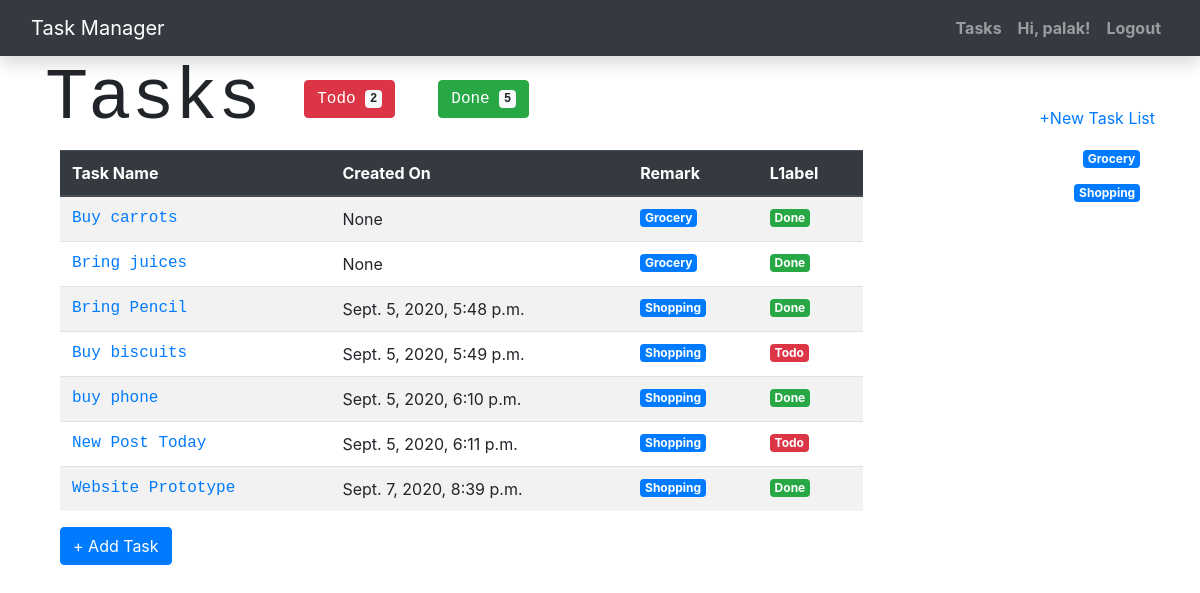
The app's page /task/ (signed in), older data.
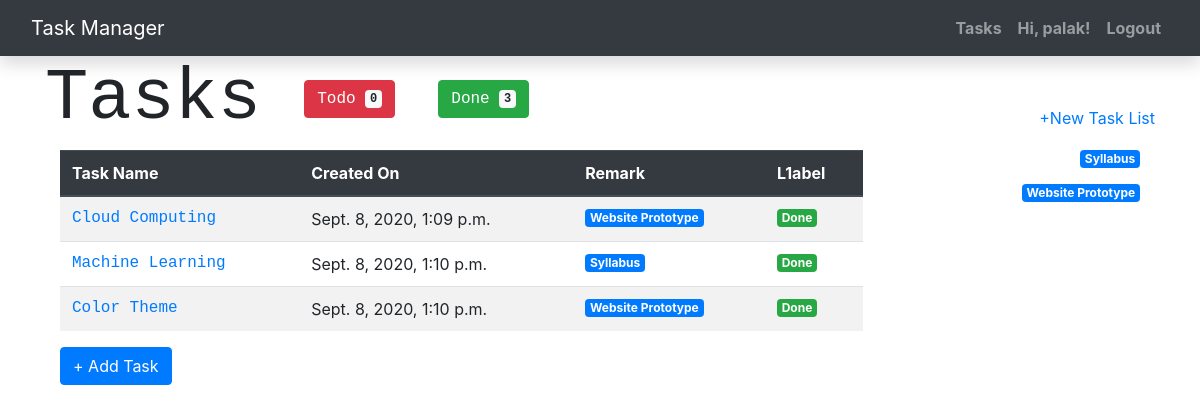
The same page, newer data.
### todo/models.py (models this page shows, shortened)
class Task(models.Model):
    title = models.CharField(max_length=128)
    slug = AutoSlugField(populate_from='title')
    description = models.TextField(default='',blank=True)
    task_list = models.ForeignKey(TaskList, on_delete=models.CASCADE, null=True)
    created_date = models.DateTimeField(default=timezone.now, blank=True, null=True)
    completed = models.BooleanField(default=False)
    completed_date = models.DateField(blank=True, null=True)
    created_by = models.ForeignKey(
        User,
        related_name="todo_created_by",
        on_delete=models.CASCADE,
    )

class TaskList(models.Model):
    name = models.CharField(max_length=60)
    slug = AutoSlugField(populate_from='name')
    def __str__(self):
        return self.name
    class Meta:
        ordering = ["name"]
        verbose_name_plural = "Task Lists"

### todo/views.py (the view)
# urls.py: path('task/', views.tasks, name='tasks'),
@login_required
def tasks(request):
    return render(request, 'tasks.html',{
        "tasks" : Task.objects.all(),
        "task_group" : TaskList.objects.all(),
        "tasks_todo" : Task.objects.filter(completed="False").count(),
        "tasks_done" : Task.objects.filter(completed="True").count()
    })

### todo/templates/tasks.html
{% extends 'base.html'%}
{% block content %}
    <div class="row">
        <div class="col-9">
            <h3 class="display-3 text-monospace"> Tasks
                <button type="button" class="btn btn-danger">
                    Todo <span class="badge badge-light">{{tasks_todo}}</span>
                </button>
                <button class="btn btn-success">
                    Done <span class="badge badge-light">{{tasks_done}}</span>
                </button>
            </h3>
        </div>
        <div class="col-3 text-right " style="margin-top:50px;">
            <a href = "{% url 'tasklist_new' %}" > +New Task List</a>
        </div>
    </div>
    <div class="container">
        <div class="row">
            <div class="col-9">
                <table class="table table-striped">
                    <thead class="thead-dark">
                        <tr>
                        <th scope="col">Task Name </th>
                        <th scope="col">Created On </th>
                        <th scope="col">Remark </th>
                        <th scope="col">L1abel </th>
                      </tr>
                    </thead>
                    <tbody>
                        {% for task in tasks %}
                    <tr>
                        <td><a href="{% url 'task_detail' task.slug  %}" class="text-monospace"> {{ task.title }} </a> </td>
                        <td>{{ task.created_date}}</td>
                        <td><a href="{% url 'tasklist_detail' task.task_list.id %}" class="badge badge-primary"> {{ task.task_list}} </a> </td>
                        <td> {% if task.completed  %}
                            <span class="badge badge-success">Done</span>
                        {% else %}
                            <span class="badge badge-danger">Todo</span>
                        {% endif %}
                    </td>
                    </tr>
                      {% endfor %}
                    </tbody>
                  </table>
                  <a href="{% url 'tasks_add' %}">
                    <button type="button" class="btn btn-primary"> + Add Task</button>
                </a>
            </div>
            <div class="col-3 text-right">
                {% for taskgroup in task_group %}
                <p><a href="{% url 'tasklist_detail' taskgroup.id %}" class="badge badge-primary"> {{taskgroup.name}} </a> </li>
                {% endfor %}
            </div>
        </div>
    </div>
{% endblock content %}

### todo/templates/base.html (shortened to what this page needs)
<html>
    <head>
        <link rel="stylesheet" href="https://stackpath.bootstrapcdn.com/bootstrap/4.5.2/css/bootstrap.min.css">
    </head>
    <body>
        <nav class="navbar navbar-expand-lg navbar-dark bg-dark shadow" id="mainNav">
            <div class="container-fluid">
                <a class="navbar-brand" href="{% url 'home' %}">Task Manager</a>
                <div class="collapse navbar-collapse" id="navbarResponsive">
                    <ul class="navbar-nav ml-auto">
                        {% if user.is_authenticated %}
                        <li class="nav-item text-black">
                            <a class="nav-link text-black font-weight-bold" href="{% url 'tasks' %}">Tasks</a>
                        </li>
                        <li class="nav-item text-black">
                            <a class="nav-link text-black font-weight-bold" href="#">Hi, {{ user.username }}!</a>
                        </li>
                        <li class="nav-item text-black">
                            <a class="nav-link text-black font-weight-bold" href="{% url 'logout' %}">Logout</a>
                        </li>
                        {% else %}
                        <li class="nav-item text-black">
                            <a class="nav-link text-black font-weight-bold" href="{% url 'login' %}">Login</a>
                        </li>
                        {% endif %}
                    </ul>
                </div>
            </div>
        </nav>
        <div class="container">
            {% block content %}
            {% endblock content %}
        </div>
    </body>
</html>

Row changes from the older to the newer data that the page shows:
removed Task: title "Buy carrots", created_date "None", task_list "Grocery", completed "Done"
removed Task: title "Bring juices", created_date "None", task_list "Grocery", completed "Done"
removed Task: title "Bring Pencil", created_date "Sept. 5, 2020, 5:48 p.m.", task_list "Shopping", completed "Done"
removed Task: title "Buy biscuits", created_date "Sept. 5, 2020, 5:49 p.m.", task_list "Shopping", completed "Todo"
removed Task: title "buy phone", created_date "Sept. 5, 2020, 6:10 p.m.", task_list "Shopping", completed "Done"
removed Task: title "New Post Today", created_date "Sept. 5, 2020, 6:11 p.m.", task_list "Shopping", completed "Todo"
removed Task: title "Website Prototype", created_date "Sept. 7, 2020, 8:39 p.m.", task_list "Shopping", completed "Done"
removed TaskList: name "Grocery"
removed TaskList: name "Shopping"
added Task: title "Cloud Computing", created_date "Sept. 8, 2020, 1:09 p.m.", task_list "Website Prototype", completed "Done"
added Task: title "Machine Learning", created_date "Sept. 8, 2020, 1:10 p.m.", task_list "Syllabus", completed "Done"
added Task: title "Color Theme", created_date "Sept. 8, 2020, 1:10 p.m.", task_list "Website Prototype", completed "Done"
added TaskList: name "Syllabus"
added TaskList: name "Website Prototype"
Text that changed along with them:
{{ tasks_todo }}: "2" → "0"
{{ tasks_done }}: "5" → "3"
